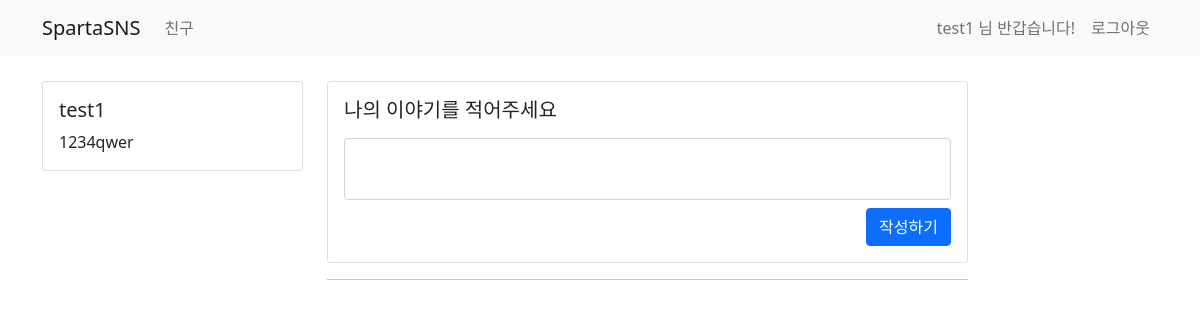
The page /tweet/ (signed in) on the database as committed earlier.
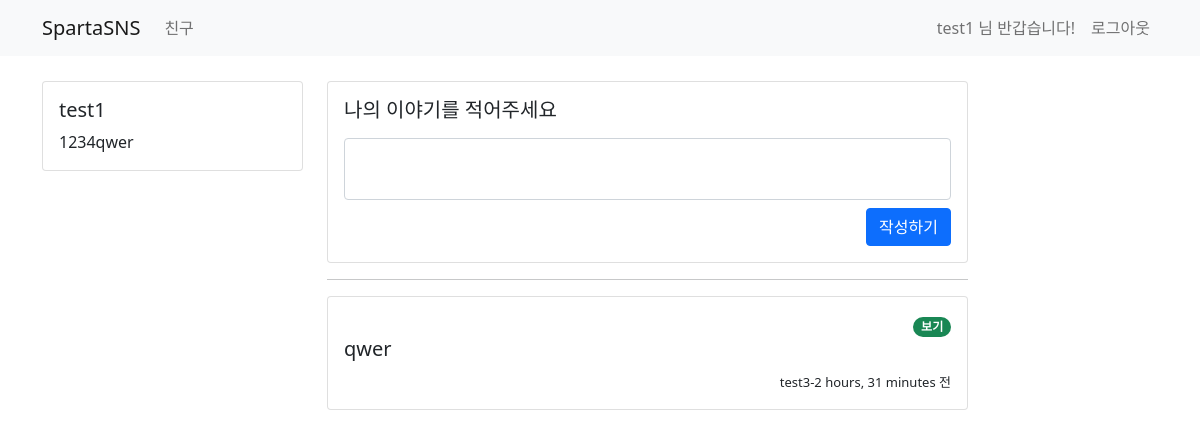
The same page on the database as committed later.
### tweet/models.py (models this page shows)
class TweetModel(models.Model):
    class Meta:
        db_table = "tweet"
    author = models.ForeignKey(UserModel, on_delete=models.CASCADE)
    content = models.CharField(max_length=256)
    created_at = models.DateTimeField(auto_now_add=True)
    updated_at = models.DateTimeField(auto_now=True)

### user/models.py (models this page shows)
class UserModel(AbstractUser):
    class Meta:
        db_table = "my_user"
    bio = models.CharField(max_length=256, default='')

### tweet/views.py (the view, shortened to what this page needs)
# urls.py: path('', include('tweet.urls')),    # tweet/urls.py 경로 추가
def tweet(request):
    if request.method == 'GET':
        user = request.user.is_authenticated
        if user:
            all_tweet = TweetModel.objects.all().order_by('-created_at')
            return render(request, 'tweet/home.html', {'tweet': all_tweet})
        else:
            return redirect('/sign-in')

### templates/tweet/home.html (shortened to what this page needs)
{% extends 'base.html' %}
{% block content %}
    <div class="container timeline-container">
        <div class="row">
            <div class="col-md-3">
                <div class="card">
                    <div class="card-body">
                        <h5 class="card-title"> {{ user.username }} </h5>
                        <p class="card-text"> {{ user.bio }} </p>
                    </div>
                </div>
            </div>
            <div class="col-md-7">
                <div class="row mb-2">
                    <div class="col-md-12">
                        <div class="card">
                            <div class="card-body">
                                <div class="media">
                                    <div class="media-body">
                                        <h5 class="mt-0">나의 이야기를 적어주세요</h5>
                                        <p>
                                        <form action="/tweet/" method="post">
                                            <div class="form-group mb-2">
                                                <textarea class="form-control" style="resize: none" name='my-content'
                                                          id="my-content"></textarea>
                                            </div>
                                            <button type="submit" class="btn btn-primary" style="float:right;">작성하기
                                            </button>
                                        </form>
                                        </p>
                                    </div>
                                </div>
                            </div>
                        </div>
                    </div>
                </div>
                <hr>
                <div class="row">
                    {% for tw in tweet %}
                        <div class="col-md-12 mb-2">
                            <div class="card">
                                <div class="card-body">
                                    <div style="text-align: right">
                                        <a href="/tweet/{{ tw.id }}">
                                            <span class="badge rounded-pill bg-success">보기</span>
                                        </a>
                                    </div>
                                    <div class="media">
                                        <div class="media-body">
                                            <h5 class="mt-0">{{ tw.content }}</h5>
                                        </div>
                                        <div style="text-align: right">
                                            <span style="font-size: small">{{ tw.author.username }}-{{ tw.created_at|timesince }} 전</span>
                                        </div>
                                    </div>
                                </div>
                            </div>
                        </div>
                    {% endfor %}
                </div>
            </div>
            <div class="col-md-2"></div>
        </div>
    </div>
{% endblock %}

Rows that differ between the two databases and show on the page:
added TweetModel: content "qwer", author.username "test3", created_at "2 hours, 31 minutes"
